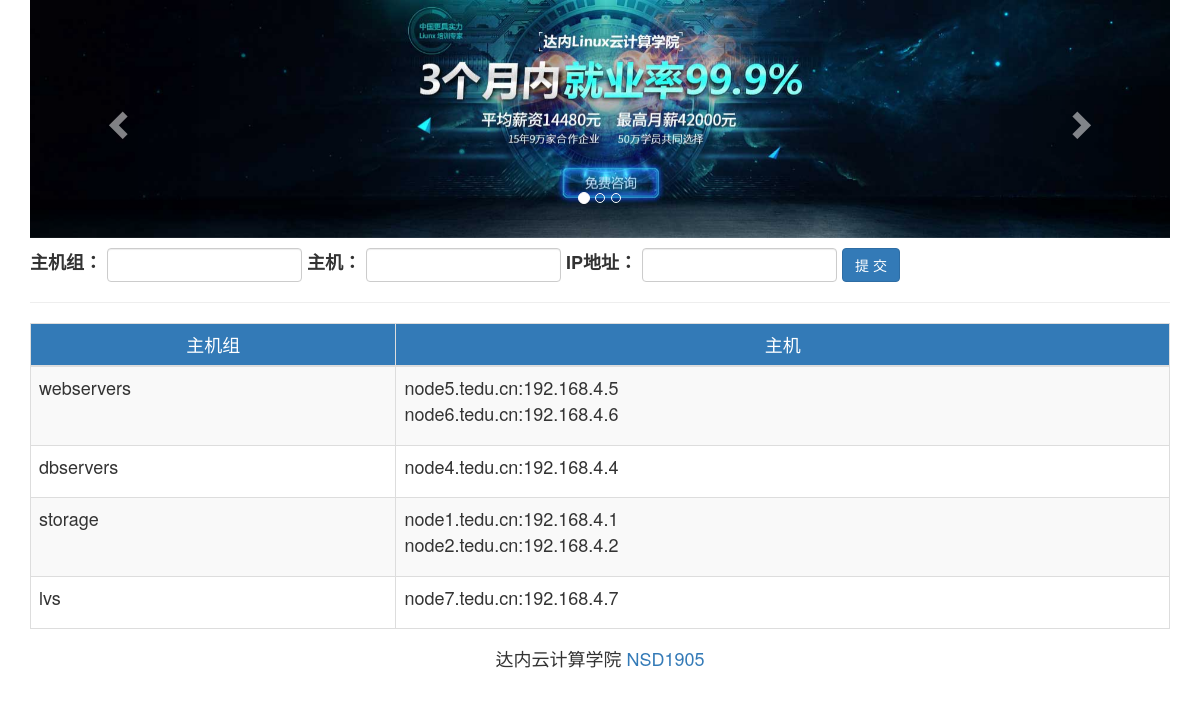
The page /webadmin/addhosts/ on the database its author committed.
### webadmin/models.py (models this page shows, shortened)
class HostGroup(models.Model):
    groupname = models.CharField(max_length=50, unique=True)

class Host(models.Model):
    hostname = models.CharField(max_length=50)
    ip_addr = models.CharField(max_length=15)
    group = models.ForeignKey(HostGroup)

### webadmin/views.py (the view, shortened to what this page needs)
def add_hosts(request):
    groups = HostGroup.objects.all()
    return render(request, 'add_hosts.html', {'groups': groups})

### templates/add_hosts.html (shortened to what this page needs)
{% extends 'basic.html' %}
{% load static %}
{% block content %}
<div class="h4">
    <form class="form-inline" action="" method="post">
        <div class="form-group">
            <label>主机组：</label>
            <input class="form-control" type="text" name="group">
        </div>
        <div class="form-group">
            <label>主机：</label>
            <input class="form-control" type="text" name="host">
        </div>
        <div class="form-group">
            <label>IP地址：</label>
            <input class="form-control" type="text" name="ip">
        </div>
        <div class="form-group">
            <input class="btn btn-primary" type="submit" value="提 交">
        </div>
    </form>
    <hr>
    <table class="table table-bordered table-hover table-striped">
        <thead>
            <tr class="text-center bg-primary">
                <td>主机组</td>
                <td>主机</td>
            </tr>
        </thead>
        {% for group in groups %}
            <tr>
                <td>{{ group.groupname }}</td>
                <td>
                    <ul class="list-unstyled">
                        {% for host in group.host_set.all %}
                            <li>
                                {{ host.hostname }}:{{ host.ip_addr }}
                            </li>
                        {% endfor %}
                    </ul>
                </td>
            </tr>
        {% endfor %}
    </table>
</div>
{% endblock %}

### rows shown on the page
HostGroup: groupname "webservers"
Host: hostname "node5.tedu.cn", ip_addr "192.168.4.5"
Host: hostname "node6.tedu.cn", ip_addr "192.168.4.6"
HostGroup: groupname "dbservers"
Host: hostname "node4.tedu.cn", ip_addr "192.168.4.4"
HostGroup: groupname "storage"
Host: hostname "node1.tedu.cn", ip_addr "192.168.4.1"
Host: hostname "node2.tedu.cn", ip_addr "192.168.4.2"
HostGroup: groupname "lvs"
Host: hostname "node7.tedu.cn", ip_addr "192.168.4.7"
